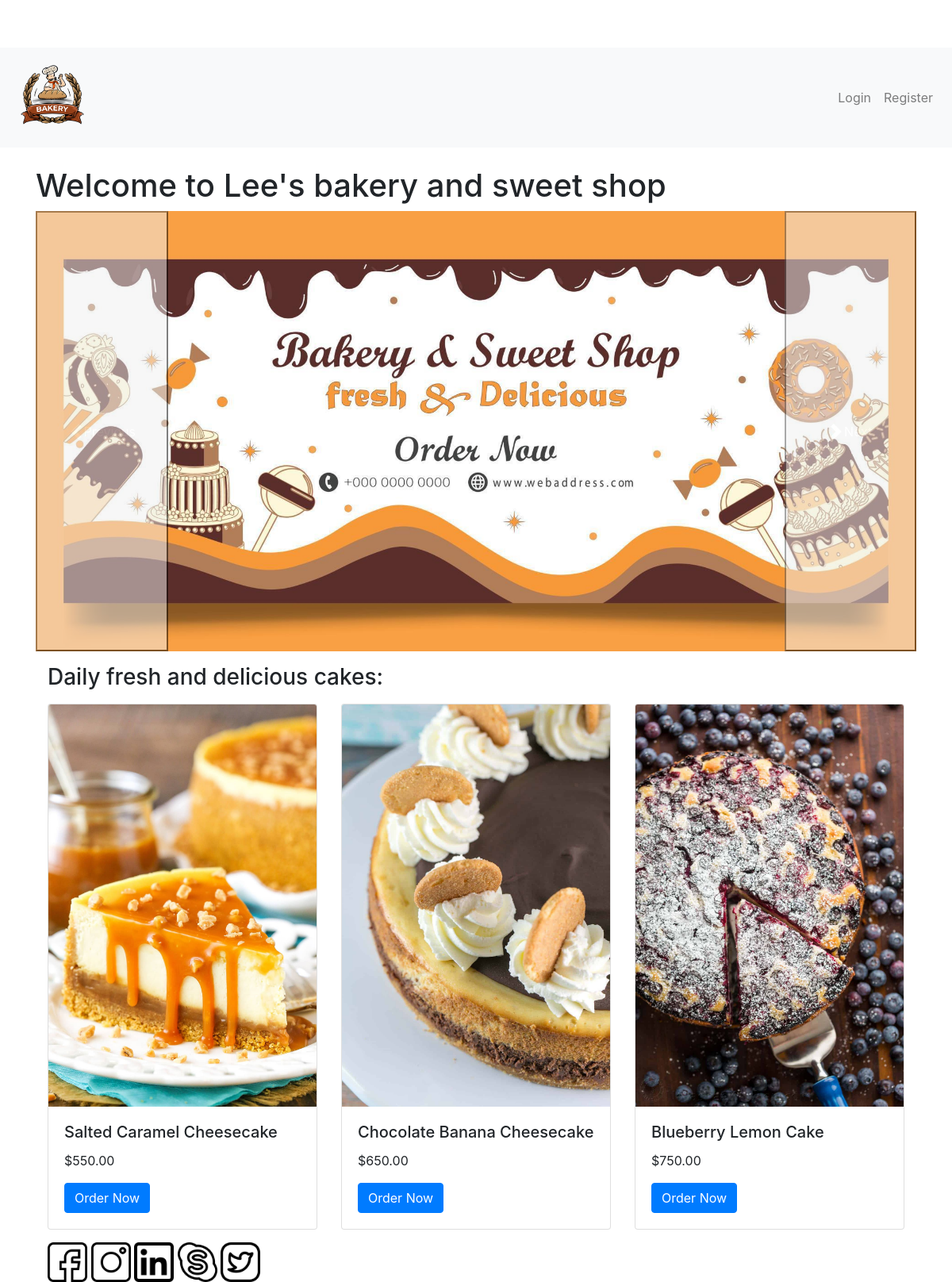
The page / on the database its author committed.
### shop/models.py (models this page shows, shortened)
class Cake(models.Model):
    name = models.CharField(max_length=100)
    price = models.DecimalField(max_digits=5, decimal_places=2)
    image = models.ImageField(upload_to='cakes/')

### shop/views.py (the view)
# urls.py: path('', views.index, name='index'),
def index(request):
    cakes = Cake.objects.all()
    return render(request, 'shop/index.html', {'cakes': cakes})

### shop/templates/shop/index.html (shortened to what this page needs)
{% extends 'shop/base.html' %}
{% block content %}
    {% load static %}
    <h1>Welcome to Lee's bakery and sweet shop</h1>
    <div class="container">
        <div class="row">
            <div id="carouselExampleControlsNoTouching" class="carousel slide" data-bs-touch="false">
                <div class="carousel-inner">
                    <div class="carousel-item active">
                        <img src="{% static 'img/cake11.jpg' %}" class="d-block w-100" alt="...">
                    </div>
                </div>
                <button class="carousel-control-prev" type="button" data-bs-target="#carouselExampleControlsNoTouching" data-bs-slide="prev">
                <span class="carousel-control-prev-icon" aria-hidden="true"></span>
                <span class="visually-hidden">Previous</span>
                </button>
                <button class="carousel-control-next" type="button" data-bs-target="#carouselExampleControlsNoTouching" data-bs-slide="next">
                <span class="carousel-control-next-icon" aria-hidden="true"></span>
                <span class="visually-hidden">Next</span>
                </button>
            </div>
        </div>
    </div>
    <div class="container">
        <h3 class="text-left">Daily fresh and delicious cakes:</h3>
        <div class="row">
            {% for cake in cakes %}
                <div class="col-md-4">
                    <div class="card">
                        <img src="{{ cake.image.url }}" class="card-img-top" alt="{{ cake.name }}">
                        <div class="card-body">
                            <h5 class="card-title">{{ cake.name }}</h5>
                            <p class="card-text">${{ cake.price }}</p>
                            {% if user.is_authenticated %}
                                <a href="{% url 'order' %}" class="btn btn-primary">Order Now</a>
                            {% else %}
                                <a href="{% url 'login' %}" class="btn btn-primary">Order Now</a>
                            {% endif %}
                        </div>
                    </div>
                </div>
            {% endfor %}
        </div>
    </div>
    <footer>
        <div class="container">
            <a href="https://www.facebook.com/fashionvillage/" targe="_blank"><img src="{% static 'img/ion-fb.png' %}" alt="" width="50" height="50"></a>
            <a href="https://www.instergram.com/fashionvillage/" targe="_blank"><img src="{% static 'img/ion-ig.png' %}" alt="" width="50" height="50"></a>
            <a href="https://www.linkedin.com/fashionvillage/" targe="_blank"><img src="{% static 'img/ion-linkedin.png' %}" alt="" width="50" height="50"></a>
            <a href="https://www.skype.com/fashionvillage/" targe="_blank"><img src="{% static 'img/ion-skype.png' %}" alt="" width="50" height="50"></a>
            <a href="https://www.twitter.com/fashionvillage/" targe="_blank"><img src="{% static 'img/ion-twitter.png' %}" alt="" width="50" height="50"></a>
        </div>
    </footer>
{% endblock %}

### shop/templates/shop/base.html (shortened to what this page needs)
<!DOCTYPE html>
<html lang="en">
<head>
    <link rel="stylesheet" href="https://stackpath.bootstrapcdn.com/bootstrap/4.3.1/css/bootstrap.min.css">
    {% load static %}
    <link rel="stylesheet" href="{% static 'css/styles.css' %}">
</head>
<body>
    <nav class="navbar navbar-expand-lg navbar-light bg-light">
        <a class="navbar-brand" href="{% url 'index' %}"><img src="{% static 'img/logo.png' %}" width="100" height="100"></a>
        <div class="collapse navbar-collapse" id="navbarNav">
            <ul class="navbar-nav ml-auto">
                {% if user.is_authenticated %}
                    <li class="nav-item">
                        <a class="nav-link" href="{% url 'order_history' %}">Order History</a>
                    </li>
                    <li class="nav-item">
                        <a class="nav-link" href="{% url 'logout' %}">Logout</a>
                    </li>
                {% else %}
                    <li class="nav-item">
                        <a class="nav-link" href="{% url 'login' %}">Login</a>
                    </li>
                    <li class="nav-item">
                        <a class="nav-link" href="{% url 'register' %}">Register</a>
                    </li>
                {% endif %}
            </ul>
        </div>
    </nav>
    <div class="container mt-4">
        {% block content %}{% endblock %}
    </div>
</body>

### static/css/styles.css (style rules this page uses)
body { padding-top: 60px; }

### rows shown on the page
Cake: image (picture), name "Salted Caramel Cheesecake", price "550.00"
Cake: image (picture), name "Chocolate Banana Cheesecake", price "650.00"
Cake: image (picture), name "Blueberry Lemon Cake", price "750.00"
